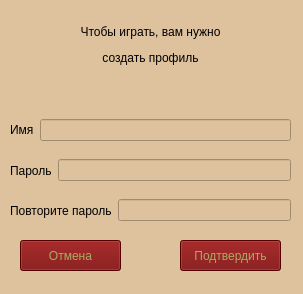
<?xml version="1.0" encoding="UTF-8"?>
<ui version="4.0">
 <class>MainWindow</class>
 <widget class="QMainWindow" name="MainWindow">
  <property name="geometry">
   <rect>
    <x>0</x>
    <y>0</y>
    <width>303</width>
    <height>294</height>
   </rect>
  </property>
  <property name="windowTitle">
   <string>Регистрация</string>
  </property>
  <property name="windowIcon">
   <iconset>
    <normaloff>images/KMines.png</normaloff>images/KMines.png</iconset>
  </property>
  <property name="styleSheet">
   <string notr="true">background-color: rgb(222, 194, 157);</string>
  </property>
  <widget class="QWidget" name="centralwidget">
   <widget class="QLabel" name="label">
    <property name="geometry">
     <rect>
      <x>20</x>
      <y>10</y>
      <width>261</width>
      <height>71</height>
     </rect>
    </property>
    <property name="styleSheet">
     <string notr="true">font: 75 italic 16pt &quot;Times New Roman&quot;;</string>
    </property>
    <property name="text">
     <string>&lt;html&gt;&lt;head/&gt;&lt;body&gt;&lt;p align=&quot;center&quot;&gt;Чтобы играть, вам нужно&lt;/p&gt;&lt;p align=&quot;center&quot;&gt; создать профиль&lt;/p&gt;&lt;/body&gt;&lt;/html&gt;</string>
    </property>
   </widget>
   <widget class="QWidget" name="horizontalLayoutWidget">
    <property name="geometry">
     <rect>
      <x>10</x>
      <y>110</y>
      <width>281</width>
      <height>41</height>
     </rect>
    </property>
    <layout class="QHBoxLayout" name="horizontalLayout">
     <item>
      <widget class="QLabel" name="label_2">
       <property name="styleSheet">
        <string notr="true">font: 75 italic 10pt &quot;Times New Roman&quot;;</string>
       </property>
       <property name="text">
        <string>&lt;html&gt;&lt;head/&gt;&lt;body&gt;&lt;p&gt;Имя&lt;/p&gt;&lt;/body&gt;&lt;/html&gt;</string>
       </property>
      </widget>
     </item>
     <item>
      <widget class="QLineEdit" name="lineEdit">
       <property name="styleSheet">
        <string notr="true">font: 75 italic 10pt &quot;Times New Roman&quot;;</string>
       </property>
      </widget>
     </item>
    </layout>
   </widget>
   <widget class="QWidget" name="horizontalLayoutWidget_2">
    <property name="geometry">
     <rect>
      <x>10</x>
      <y>150</y>
      <width>281</width>
      <height>41</height>
     </rect>
    </property>
    <layout class="QHBoxLayout" name="horizontalLayout_2">
     <item>
      <widget class="QLabel" name="label_3">
       <property name="styleSheet">
        <string notr="true">font: 75 italic 10pt &quot;Times New Roman&quot;;</string>
       </property>
       <property name="text">
        <string>Пароль</string>
       </property>
      </widget>
     </item>
     <item>
      <widget class="QLineEdit" name="lineEdit_2">
       <property name="echoMode">
        <enum>QLineEdit::Password</enum>
       </property>
      </widget>
     </item>
    </layout>
   </widget>
   <widget class="QWidget" name="horizontalLayoutWidget_3">
    <property name="geometry">
     <rect>
      <x>10</x>
      <y>190</y>
      <width>281</width>
      <height>41</height>
     </rect>
    </property>
    <layout class="QHBoxLayout" name="horizontalLayout_3">
     <item>
      <widget class="QLabel" name="label_4">
       <property name="styleSheet">
        <string notr="true">font: 75 italic 10pt &quot;Times New Roman&quot;;</string>
       </property>
       <property name="text">
        <string>Повторите пароль</string>
       </property>
      </widget>
     </item>
     <item>
      <widget class="QLineEdit" name="lineEdit_3">
       <property name="echoMode">
        <enum>QLineEdit::Password</enum>
       </property>
      </widget>
     </item>
    </layout>
   </widget>
   <widget class="QPushButton" name="pushButton_5">
    <property name="geometry">
     <rect>
      <x>180</x>
      <y>240</y>
      <width>101</width>
      <height>31</height>
     </rect>
    </property>
    <property name="cursor">
     <cursorShape>PointingHandCursor</cursorShape>
    </property>
    <property name="styleSheet">
     <string notr="true">font: 12pt &quot;Times New Roman&quot;;
color: rgb(170, 170, 102);
background-color: rgb(116, 0, 0);</string>
    </property>
    <property name="text">
     <string>Подтвердить</string>
    </property>
   </widget>
   <widget class="QPushButton" name="pushButton_6">
    <property name="geometry">
     <rect>
      <x>20</x>
      <y>240</y>
      <width>101</width>
      <height>31</height>
     </rect>
    </property>
    <property name="cursor">
     <cursorShape>PointingHandCursor</cursorShape>
    </property>
    <property name="styleSheet">
     <string notr="true">font: 12pt &quot;Times New Roman&quot;;

color: rgb(170, 170, 102);
background-color: rgb(116, 0, 0);</string>
    </property>
    <property name="text">
     <string>Отмена</string>
    </property>
   </widget>
   <widget class="QLabel" name="label_6">
    <property name="geometry">
     <rect>
      <x>10</x>
      <y>90</y>
      <width>271</width>
      <height>20</height>
     </rect>
    </property>
    <property name="styleSheet">
     <string notr="true">font: 75 italic 10pt &quot;Times New Roman&quot;;
color: rgb(159, 0, 3);</string>
    </property>
    <property name="text">
     <string>&lt;html&gt;&lt;head/&gt;&lt;body&gt;&lt;p align=&quot;center&quot;&gt;&lt;br/&gt;&lt;/p&gt;&lt;/body&gt;&lt;/html&gt;</string>
    </property>
   </widget>
  </widget>
  <widget class="QStatusBar" name="statusbar"/>
 </widget>
 <resources/>
 <connections/>
</ui>
